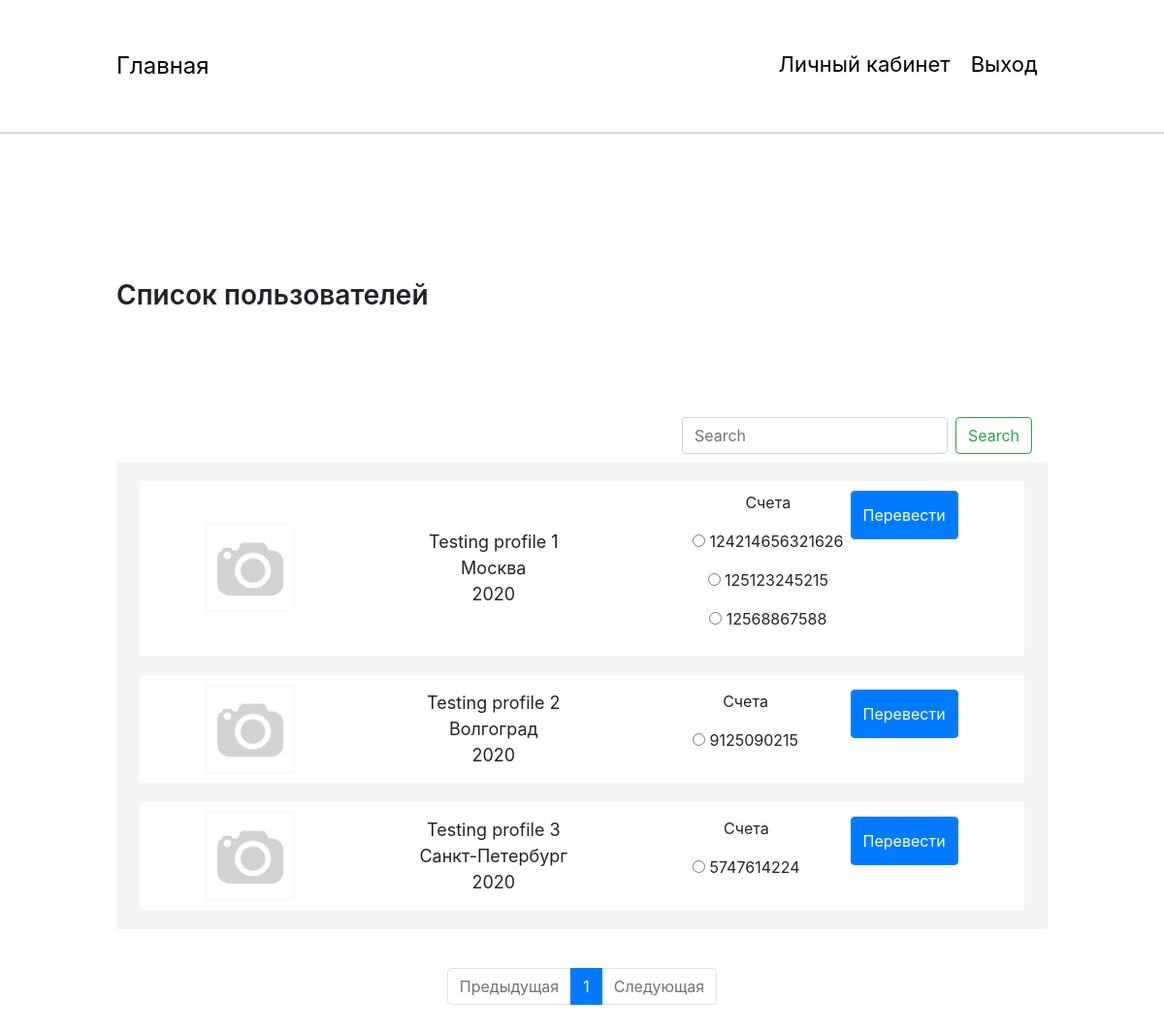
The app's page /home/ (signed in) with its own data.
### home/models.py (models this page shows, shortened)
class Person(models.Model):
    full_name = models.CharField(max_length=150, db_index=True, verbose_name="Полное имя")
    user = models.OneToOneField(settings.AUTH_USER_MODEL, null=True, blank=True, on_delete=models.CASCADE,
                                db_index=True, verbose_name="Информация о ползьзователе")
    date = models.DateField(blank=True, auto_now_add=False, verbose_name="Дата рождения")
    phone = models.CharField(max_length=15, null=True, blank=True, verbose_name="Телефон")
    email = models.CharField(max_length=50, db_index=True, verbose_name="Электронная почта")
    photo = models.ImageField(upload_to='Image', default="/Image/no_person.jpg", verbose_name="Фотография")
    city = models.CharField(max_length=50, blank=True, verbose_name="Город")
    adress = models.CharField(max_length=150, blank=True, verbose_name="Адресс")

class Score(models.Model):
    title = models.CharField(max_length=100, db_index=True, verbose_name="Название")
    slug = models.SlugField(max_length=150, blank=True, unique=True)
    number = models.CharField(max_length=50, unique=True, verbose_name="Номер счета")
    money = models.PositiveIntegerField(default=0, verbose_name="Сумма")
    person_score = models.ForeignKey(Person, on_delete=models.CASCADE, verbose_name="Владелец")
    end_date = models.DateField(blank=True, auto_now_add=False, verbose_name="Дата окончания")
    currency = models.CharField(max_length=30, verbose_name="Валюта")
    bank = models.CharField(max_length=100, verbose_name="Банк")
    bic = models.CharField(max_length=50, verbose_name="БИК")
    inn = models.CharField(max_length=50, verbose_name="ИНН")
    kpp = models.CharField(max_length=50, verbose_name="КПП")

### home/views.py (the view)
# urls.py: path('', List_persons.as_view(), name='home_page_url'),
class List_persons(View):
    def get(self, request):
        current_url = request.get_full_path()
        scores = Score.objects.all()
        search_query = request.GET.get('search')
        if search_query:
            persons = Person.objects.filter(
                (Q(full_name__contains=search_query) | Q(city__contains=search_query)) & ~Q(user_id=request.user.id))
        else:
            persons = Person.objects.exclude(user_id=request.user.id)
        paginator = Paginator(persons, 5)
        page_number = request.GET.get('page', current_url)
        page = paginator.get_page(page_number)
        if page.has_previous():
            prev_url = "?page={}".format(page.previous_page_number())
        else:
            prev_url = ''
        if page.has_next():
            next_url = "?page={}".format(page.next_page_number())
        else:
            next_url = ''
        context = {
            'persons': page,
            'scores': scores,
            'current_url': current_url,
            'prev_url': prev_url,
            'next_url': next_url
        }
        return render(request, 'home/home.html', context=context)

### home/templates/home/home.html (shortened to what this page needs)
{% extends 'base.html' %}
{% load static %}
{% block link_style %}
    <link rel="stylesheet" href="{% static 'css/home.css' %}">
{% endblock %}
{% block main %}
    <section class="main">
        <div class="wrap">
            <h2>Список пользователей</h2>
            <div class="search">
                <nav class="navbar navbar-light bg-transparent justify-content-end">
                    <form class="form-inline" action="{% url 'home_page_url' %}">
                        <input class="form-control mr-sm-2" type="search" placeholder="Search" aria-label="Search"
                               name='search'>
                        <button class="btn btn-outline-success my-2 my-sm-0" type="submit">Search</button>
                    </form>
                </nav>
            </div>
            <div class="list-users">
                {% for person in persons.object_list %}
                    <div class="item-list">
                        <div class="block-image">
                            <img src="/media/{{ person.photo }}" alt="#">
                        </div>
                        <div class="info-user">
                            {{ person.full_name }} <br>
                            {{ person.city }}<br>
                            {{ person.date|date:"Y" }}
                        </div>
                        <div class="score_user">
                            <form action="{% url 'transaction_create_url' %}" method="get">
                                <div class="score-wrap">
                                    <p>Счета</p>
                                    {% for score in scores %}
                                        {% if score.person_score.id == person.id %}
                                            <p><input type="radio"  name="deposit_score"
                                                      value="{{ score.number }}"> {{ score.number }}
                                            </p>
                                        {% endif %}
                                    {% endfor %}
                                </div>
                                <button type="submit" class="btn btn-primary"
                                        {% if not request.user.is_authenticated %}disabled{% endif %}>Перевести
                                </button>
                            </form>
                        </div>
                    </div>
                {% endfor %}
            </div>
            <div class="pagination">
                <nav>
                    <ul class="pagination justify-content-center">
                        <li class="page-item {% if not prev_url %}disabled{% endif %}">
                            <a class="page-link" href="{{ prev_url }}" tabindex="-1" aria-disabled="true">Предыдущая</a>
                        </li>
                        {% for n in persons.paginator.page_range %}
                            <li class="page-item {% if persons.number == n %}active{% endif %}">
                                <a class="page-link" href="?page={{ n }}">{{ n }}</a>
                            </li>
                        {% endfor %}
                        <li class="page-item {% if not next_url %}disabled{% endif %}">
                            <a class="page-link" href="{{ next_url }}">Следующая</a>
                        </li>
                    </ul>
                </nav>
            </div>
        </div>
    </section>
{% endblock %}

### static/css/home.css (style rules this page uses)
* { padding: 0; margin: 0; -webkit-box-sizing: border-box; box-sizing: border-box; }
a { text-decoration: none; color: #000; }
.wrap { width: 80%; margin: 0 auto; }
.main { padding: 150px 0 100px 0; width: 100%; }
.main h2 { font-size: 28px; font-weight: 600; }
.main .search { margin-top: 100px; }
.main .list-users { width: 100%; display: -webkit-box; display: -ms-flexbox; display: flex; -webkit-box-orient: vertical; -webkit-box-direction: normal; -ms-flex-direction: column; flex-direction: column; -webkit-box-align: center; -ms-flex-align: center; align-items: center; padding: 0 0 20px 0; background-color: #f5f5f5; }
.main .list-users .item-list { width: 95%; margin: 0 auto; display: -webkit-box; display: -ms-flexbox; display: flex; -webkit-box-pack: space-evenly; -ms-flex-pack: space-evenly; justify-content: space-evenly; -webkit-box-align: center; -ms-flex-align: center; align-items: center; background-color: #fff; margin-top: 20px; padding: 10px 0 10px; }
.main .list-users .item-list .block-image { width: 10%; border: 1px solid #f5f5f5; overflow: hidden; }
.main .list-users .item-list .block-image img { max-width: 100%; -webkit-transition-duration: 1s; transition-duration: 1s; min-width: 50px; }
.main .list-users .item-list .info-user { height: 100%; padding: 5px; text-align: center; font-size: 18px; width: 30%; }
.main .list-users .item-list .score_user { text-align: center; width: 30%; }
.main .pagination { -webkit-box-pack: center; -ms-flex-pack: center; justify-content: center; margin-top: 20px; }
.score_user form { width: 100%; display: flex; justify-content: space-between; }
.score_user button { max-height: 50px; }

### records on screen
Person: photo (picture), full_name "Testing profile 1", city "Москва", date "2020"
Score: number "124214656321626"
Score: number "125123245215"
Score: number "12568867588"
Person: photo (picture), full_name "Testing profile 2", city "Волгоград", date "2020"
Score: number "9125090215"
Person: photo (picture), full_name "Testing profile 3", city "Санкт-Петербург", date "2020"
Score: number "5747614224"

### other values on screen
{{ n }} "1"
